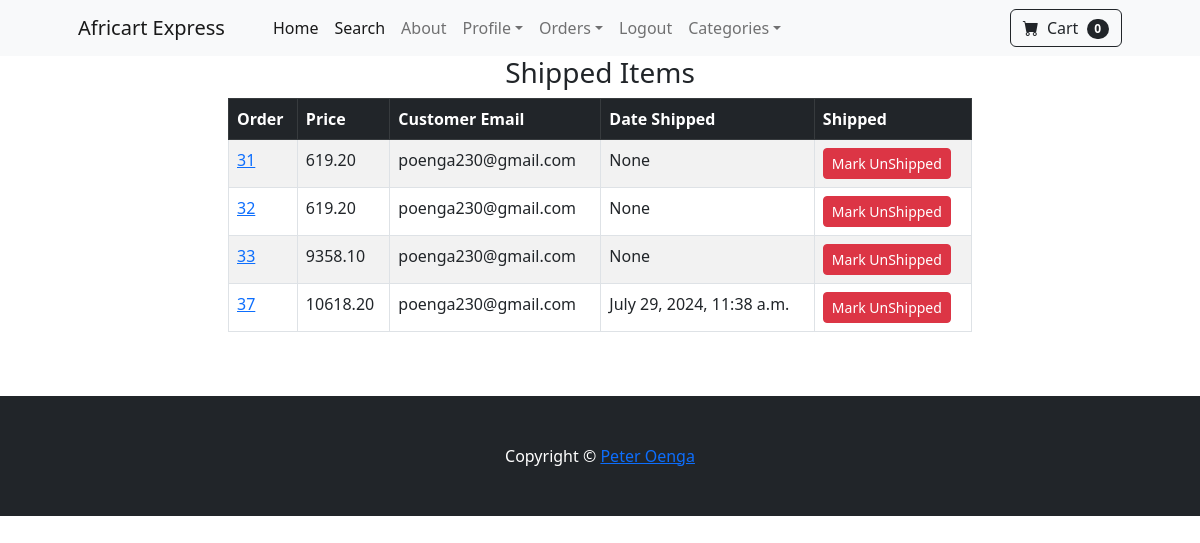
The app's page /payments/shipped_dash/ (signed in), older data.
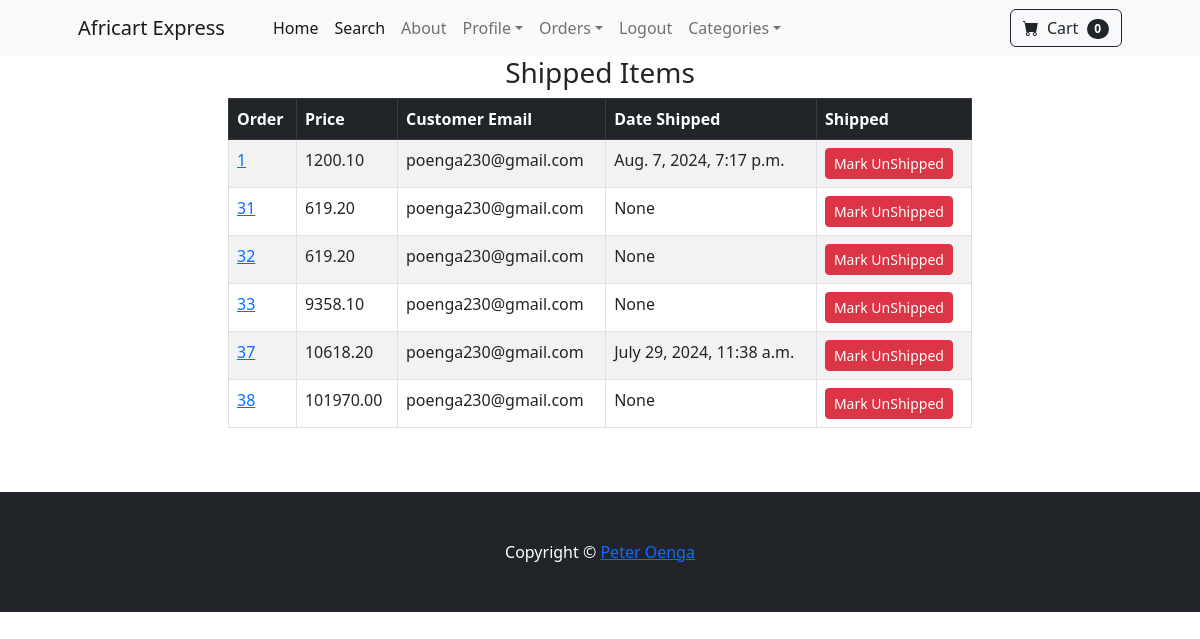
The same page, newer data.
### payment/models.py (models this page shows, shortened)
class Order(models.Model):
    user = models.ForeignKey(User, on_delete=models.CASCADE, null=True, blank=True)
    full_name = models.CharField(max_length=250)
    email = models.EmailField(max_length=250)
    shipping_address = models.TextField(max_length=15000)
    shipping_latitude = models.FloatField(blank=True, null=True)
    shipping_longitude = models.FloatField(blank=True, null=True)
    amount_paid = models.DecimalField(max_digits=10, decimal_places=2)
    date_ordered = models.DateTimeField(auto_now_add=True)
    shipped = models.BooleanField(default=False)
    date_shipped = models.DateTimeField(blank=True, null=True)

### payment/views.py (the view, shortened to what this page needs)
# urls.py: path("shipped_dash/", views.shipped_dash, name="shipped_dash"),
def shipped_dash(request):
	if request.user.is_authenticated and request.user.is_superuser:
		orders = Order.objects.filter(shipped=True)
		return render(request, "payment/shipped_dash.html", {"orders": orders})
	else:
		messages.success(request, "Access Denied!")
		return redirect("index")

### cart/cart.py (called while the page is built)
	def __len__(self):
		return len(self.cart)

### cart/context_processors.py (called while the page is built)
def cart(request):
    return {'cart':Cart(request)}

### payment/templates/payment/shipped_dash.html (shortened to what this page needs)
{% extends 'base.html'%}
{% block content %}
<div class="container">
    <div class="row">
        <center>
            <div class="col-8">
                <h3>Shipped Items</h3>
                <table class="table table-striped table-hover table-bordered">
                    <thead class="table-dark">
                      <tr>
                        <th scope="col">Order</th>
                        <th scope="col">Price</th>
                        <th scope="col">Customer Email</th>
                        <th scope="col">Date Shipped</th>
                        <th scope="col">Shipped</th>
                      </tr>
                    </thead>
                    <tbody>
                        {% for item in orders %}
                      <tr>
                        <td><a href="{% url 'orders' item.id %}"> {{ item.id }} </a></td>
                        <td>{{ item.amount_paid }}</td>
                        <td>{{ item.email }}</td>
                        <td>{{ item.date_shipped }}</td>
                        <td>
                            <form method="POST">
                              <button class="btn btn-danger btn-sm">Mark UnShipped</button>
                            </form>
                        </td>
                      </tr>
                      {% endfor %}
                    </tbody>
                  </table>
                <br><br>
            </div>
        </center>
    </div>
</div>
{%endblock%}

Row changes from the older to the newer data that the page shows:
now on this page (row edited): Order: id "1", amount_paid "1200.10", email "poenga230@gmail.com", date_shipped "Aug. 7, 2024, 7:17 p.m."
added Order: id "38", amount_paid "101970.00", email "poenga230@gmail.com", date_shipped "None"
